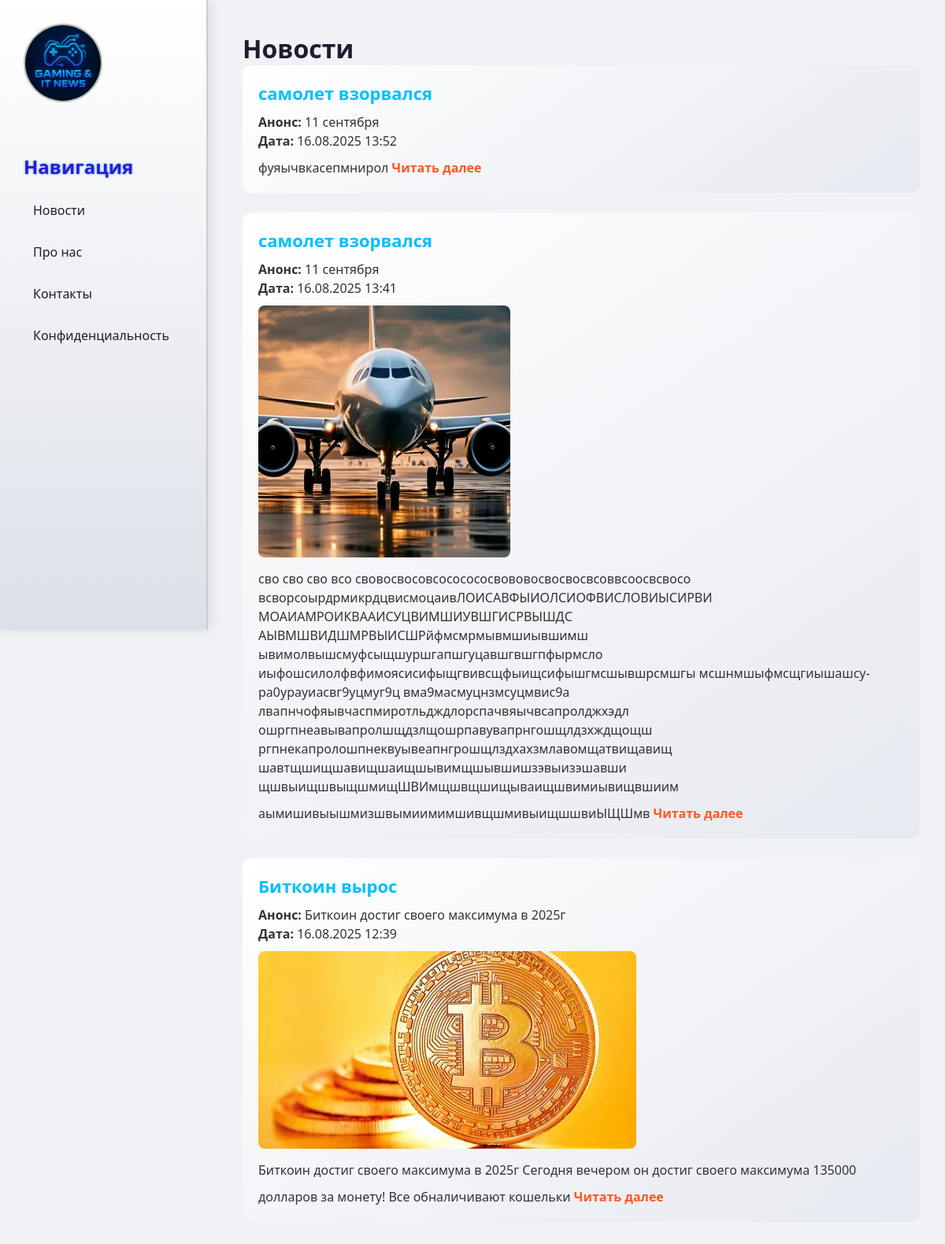
Page /news/ on the committed database.
### news/models.py (models this page shows, shortened)
class Articles(models.Model):
    title = models.CharField('Заголовок', max_length=100)
    anons = models.CharField('Анонс', max_length=50)
    full_text = models.TextField('Статья')
    image = models.ImageField('Фото', upload_to='articles_images/', blank=True, null=True)  #фото
    data = models.DateTimeField('Дата публикации', default=timezone.now)

### news/views.py (the view)
# urls.py: path('', views.news_home, name='news_home'),
def news_home(request):
    articles = Articles.objects.order_by('-data')  # новые сначала
    return render(request, 'news/news_home.html', {'articles': articles})

### news/templates/news/news_home.html (shortened to what this page needs)
{% extends 'nain/layout.html' %}
{% block content %}
<div class="features">
    <h1>Новости</h1>
    {% if articles %}
        {% for article in articles %}
            <div class="news-card">
                <h2>{{ article.title }}</h2>
                <p><strong>Анонс:</strong> {{ article.anons }}</p>
                <p><strong>Дата:</strong> {{ article.data|date:"d.m.Y H:i" }}</p>
                {% if article.image %}
                    <img src="{{ article.image.url }}" alt="{{ article.title }}">
                {% endif %}
                <p>
                    {{ article.full_text|truncatewords:30 }}
                    <a href="{% url 'article_detail' article.pk %}">Читать далее</a>
                </p>
            </div>
        {% endfor %}
    {% else %}
        <p class="no-news">Пока нет новостей</p>
    {% endif %}
</div>
{% endblock %}

### nain/templates/nain/layout.html (shortened to what this page needs)
{% load static %}
<!DOCTYPE html>
<html lang="ru">
<head>
    <link rel="stylesheet" href="{% static 'nain/css/nain.css' %}">
</head>
<body>
    <aside>
        <img src="{% static 'nain/css/img/news_logo.jpg' %}">
        <h3>Навигация</h3>
        <ul>
            <li><a href="{% url 'news_home' %}">Новости</a></li>
            <li><a href="{% url 'about' %}">Про нас</a></li>
            <li><a href="{% url 'contact' %}">Контакты</a></li>
            <li><a href="{% url 'home' %}">Конфиденциальность</a></li>
        </ul>
    </aside>
    <main>
        {% block content %}{% endblock %}
    </main>
</body>
</html>

### nain/static/nain/css/nain.css (style rules this page uses)
* { margin: 0; padding: 0; box-sizing: border-box; font-family: 'Segoe UI', Roboto, sans-serif; }
body { background-color: #f0f2f5; color: #1e1e2f; }
aside { position: fixed; top: 0; left: 0; width: 22%; height: 100vh; padding: 2.5%; background: linear-gradient(180deg, #ffffff, #dce0e8); color: #1e1e2f; border-right: 2px solid #ccc; box-shadow: 3px 0 15px rgba(0,0,0,0.1); z-index: 100; }
.features { margin-left: 24%; padding: 20px; max-width: 900px; margin-top: 20px; }
aside img { width: 100px; height: 100px; object-fit: cover; border-radius: 50%; margin: 0 auto 20px; border: 2px solid #bbb; transition: transform 0.3s, border-color 0.3s; }
aside h3 { margin-top: 40px; font-size: 24px; color: #3f12d3; text-shadow: 0 0 3px #00bfff; }
aside ul { list-style: none; margin-top: 20px; }
aside ul li { margin-top: 15px; font-size: 16px; }
aside ul li a { color: #1e1e2f; text-decoration: none; display: block; padding: 8px 12px; border-radius: 6px; transition: 0.3s; }
.news-card { background: linear-gradient(145deg, #ffffff, #e6e9f0); border-radius: 12px; margin-bottom: 25px; padding: 20px; transition: transform 0.3s, box-shadow 0.3s; }
.news-card h2 { color: #00bfff; font-size: 22px; margin-bottom: 10px; }
.news-card p { color: #333; font-size: 16px; line-height: 1.5; }
.news-card img { max-width: 100%; border-radius: 8px; margin: 10px 0; }
.news-card a { color: #00bfff; text-decoration: none; font-weight: bold; }
.news-card a { color: #ff5722; text-decoration: none; font-weight: bold; display: inline-block; margin-top: 10px; transition: color 0.3s; }

### rows in the picture
Articles: title "самолет взорвался", anons "11 сентября", data "16.08.2025 13:52", full_text "фуяычвкасепмнирол"
Articles: title "самолет взорвался", anons "11 сентября", data "16.08.2025 13:41", image (picture), full_text "сво сво сво всо свовосвосовсососососвововосвосвосвсоввсоосвсвосо всворсоырдрмикрдцвисмоцаивЛОИСАВФЫИОЛСИОФВИСЛОВИЫСИРВИ МОАИАМРОИКВААИСУЦВИМШИУВШГИСРВЫШДС АЫВМШВИДШМРВЫИСШРйфмсмрмывмшиывшимш ывимолвышсмуфсыщшуршгапшгуцавшгвшгпфырмсло иыфошсилолфвфимоясисифыщгвивсщфыищсифышгмсшывшрсмшгы мсшнмшыфмсщгиышашсу-ра0урауиасвг9уцмуг9ц вма9масмуцнзмсуцмвис9а лвапнчофяывчаспмиротльдждлорспачвяычвсапролджхэдл ошргпнеавывапролшщдзлщошрпавувапрнгошщлдзхждщощш ргпнекапролошпнеквуывеапнгрошщлздхахзмлавомщатвищавищ шавтщшищшавищшаищшывимщшывшишзэвыизэшавши щшвыищшвыщшмищШВИмщшвщшищываищшвимиывищвшиим аымишивыышмизшвымиимимшивщшмивыищшшвиЫЩШмв"
Articles: title "Биткоин вырос", anons "Биткоин достиг своего максимума в 2025г", data "16.08.2025 12:39", image (picture), full_text "Биткоин достиг своего максимума в 2025г Сегодня вечером он достиг своего максимума 135000 долларов за монету! Все обналичивают кошельки"
